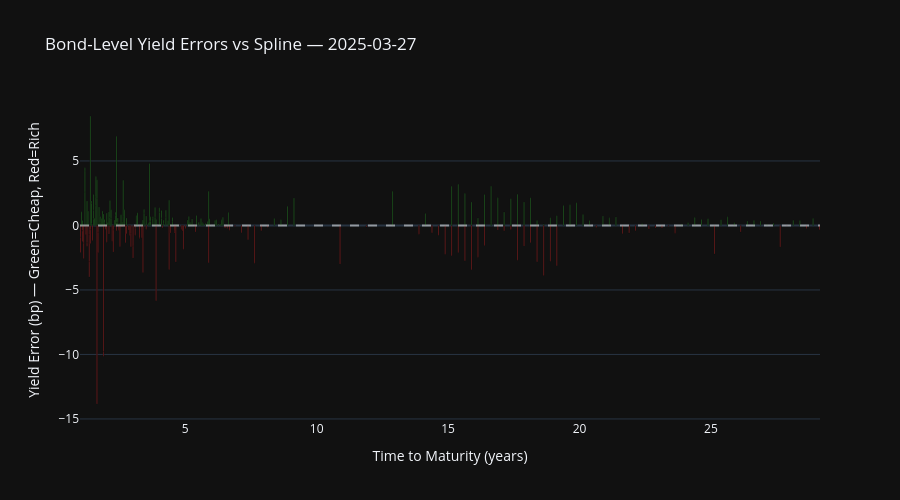

This figure's notebook cell:
### Markdown cell above
## 3. Per-CUSIP Yield Errors (Rich / Cheap Analysis)

### Code cell
# Yield error bar chart — sorted by TTM
errs = spline.to_frame().reset_index().sort_values("ttm")
errs["color"] = errs["yield_error_bp"].apply(lambda x: "cheap" if x > 0 else "rich")

fig_err = go.Figure()
fig_err.add_trace(go.Bar(
    x=errs["ttm"], y=errs["yield_error_bp"],
    marker_color=errs["yield_error_bp"].apply(lambda x: "#2ca02c" if x > 0 else "#d62728"),
    text=errs["cusip"],
    hovertemplate="<b>%{text}</b><br>TTM: %{x:.1f}Y<br>Error: %{y:.2f}bp<extra></extra>",
    name="Yield Error",
))

fig_err.add_hline(y=0, line_dash="dash", line_color="white", opacity=0.5)

fig_err.update_layout(
    template="plotly_dark",
    title=f"Bond-Level Yield Errors vs Spline — {as_of}",
    xaxis_title="Time to Maturity (years)",
    yaxis_title="Yield Error (bp) — Green=Cheap, Red=Rich",
    height=500,
)
fig_err.show()

### Figure 1 — Plotly figure (JSON) as saved in the notebook; plotly's stock layout.template omitted (floating-point values rounded to 4 significant figures; data arrays with more than 128 entries replaced by an {"elided": "..."} marker saying what was removed)
{"data": [{"hovertemplate": "<b>%{text}</b><br>TTM: %{x:.1f}Y<br>Error: %{y:.2f}bp<extra></extra>", "marker": {"color": {"elided": "267 str values"}}, "name": "Yield Error", "text": {"elided": "267 str values"}, "type": "bar", "x": {"elided": "267 float values"}, "y": {"elided": "267 float values"}}], "layout": {"height": 500, "shapes": [{"line": {"color": "white", "dash": "dash"}, "opacity": 0.5, "type": "line", "x0": 0, "x1": 1, "xref": "x domain", "y0": 0, "y1": 0, "yref": "y"}], "title": {"text": "Bond-Level Yield Errors vs Spline — 2025-03-27"}, "xaxis": {"title": {"text": "Time to Maturity (years)"}}, "yaxis": {"title": {"text": "Yield Error (bp) — Green=Cheap, Red=Rich"}}}}
